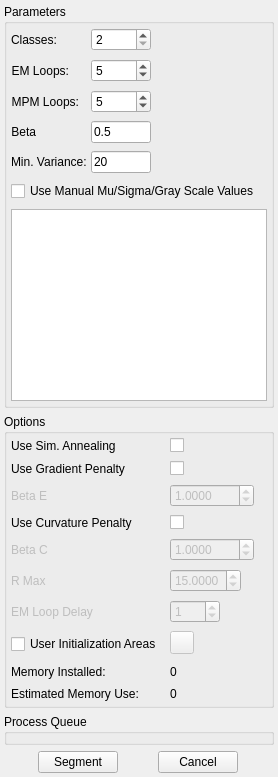
  <widget class="QDockWidget" name="ParametersDockWidget">
   <property name="floating">
    <bool>false</bool>
   </property>
   <property name="features">
    <set>QDockWidget::AllDockWidgetFeatures</set>
   </property>
   <property name="allowedAreas">
    <set>Qt::AllDockWidgetAreas</set>
   </property>
   <property name="windowTitle">
    <string>Parameters</string>
   </property>
   <attribute name="dockWidgetArea">
    <number>1</number>
   </attribute>
   <widget class="QWidget" name="dockWidgetContents">
    <layout class="QVBoxLayout" name="verticalLayout_6">
     <property name="margin">
      <number>4</number>
     </property>
     <item>
      <widget class="QGroupBox" name="groupBox">
       <property name="sizePolicy">
        <sizepolicy hsizetype="Preferred" vsizetype="Preferred">
         <horstretch>0</horstretch>
         <verstretch>0</verstretch>
        </sizepolicy>
       </property>
       <property name="minimumSize">
        <size>
         <width>225</width>
         <height>0</height>
        </size>
       </property>
       <property name="font">
        <font>
         <weight>50</weight>
         <bold>false</bold>
        </font>
       </property>
       <property name="title">
        <string>Parameters</string>
       </property>
       <layout class="QFormLayout" name="formLayout_2">
        <property name="fieldGrowthPolicy">
         <enum>QFormLayout::FieldsStayAtSizeHint</enum>
        </property>
        <property name="horizontalSpacing">
         <number>4</number>
        </property>
        <property name="verticalSpacing">
         <number>8</number>
        </property>
        <property name="margin">
         <number>4</number>
        </property>
        <item row="0" column="0">
         <widget class="QLabel" name="label_12">
          <property name="sizePolicy">
           <sizepolicy hsizetype="Preferred" vsizetype="Preferred">
            <horstretch>0</horstretch>
            <verstretch>0</verstretch>
           </sizepolicy>
          </property>
          <property name="minimumSize">
           <size>
            <width>0</width>
            <height>0</height>
           </size>
          </property>
          <property name="toolTip">
           <string>The number of EM/MPM classes to segment into</string>
          </property>
          <property name="statusTip">
           <string>The number of EM/MPM classes to segment into</string>
          </property>
          <property name="text">
           <string>Classes:</string>
          </property>
          <property name="scaledContents">
           <bool>false</bool>
          </property>
          <property name="alignment">
           <set>Qt::AlignLeading|Qt::AlignLeft|Qt::AlignVCenter</set>
          </property>
         </widget>
        </item>
        <item row="0" column="1">
         <widget class="QSpinBox" name="m_NumClasses">
          <property name="sizePolicy">
           <sizepolicy hsizetype="Fixed" vsizetype="Preferred">
            <horstretch>0</horstretch>
            <verstretch>0</verstretch>
           </sizepolicy>
          </property>
          <property name="minimumSize">
           <size>
            <width>60</width>
            <height>0</height>
           </size>
          </property>
          <property name="maximumSize">
           <size>
            <width>60</width>
            <height>16777215</height>
           </size>
          </property>
          <property name="toolTip">
           <string>The number of EM/MPM classes to segment into</string>
          </property>
          <property name="statusTip">
           <string>The number of EM/MPM classes to segment into</string>
          </property>
          <property name="minimum">
           <number>2</number>
          </property>
          <property name="maximum">
           <number>15</number>
          </property>
          <property name="value">
           <number>2</number>
          </property>
         </widget>
        </item>
        <item row="1" column="0">
         <widget class="QLabel" name="label_11">
          <property name="sizePolicy">
           <sizepolicy hsizetype="Preferred" vsizetype="Preferred">
            <horstretch>0</horstretch>
            <verstretch>0</verstretch>
           </sizepolicy>
          </property>
          <property name="minimumSize">
           <size>
            <width>0</width>
            <height>0</height>
           </size>
          </property>
          <property name="toolTip">
           <string>The number of EM Loops to use when segmenting</string>
          </property>
          <property name="statusTip">
           <string>The number of EM Loops to use when segmenting</string>
          </property>
          <property name="text">
           <string>EM Loops:</string>
          </property>
          <property name="alignment">
           <set>Qt::AlignRight|Qt::AlignTrailing|Qt::AlignVCenter</set>
          </property>
         </widget>
        </item>
        <item row="1" column="1">
         <widget class="QSpinBox" name="m_EmIterations">
          <property name="sizePolicy">
           <sizepolicy hsizetype="Fixed" vsizetype="Preferred">
            <horstretch>0</horstretch>
            <verstretch>0</verstretch>
           </sizepolicy>
          </property>
          <property name="minimumSize">
           <size>
            <width>60</width>
            <height>0</height>
           </size>
          </property>
          <property name="maximumSize">
           <size>
            <width>60</width>
            <height>16777215</height>
           </size>
          </property>
          <property name="toolTip">
           <string>The number of EM Loops to use when segmenting</string>
          </property>
          <property name="statusTip">
           <string>The number of EM Loops to use when segmenting</string>
          </property>
          <property name="minimum">
           <number>0</number>
          </property>
          <property name="maximum">
           <number>32000</number>
          </property>
          <property name="value">
           <number>5</number>
          </property>
         </widget>
        </item>
        <item row="2" column="0">
         <widget class="QLabel" name="label_10">
          <property name="sizePolicy">
           <sizepolicy hsizetype="Preferred" vsizetype="Preferred">
            <horstretch>0</horstretch>
            <verstretch>0</verstretch>
           </sizepolicy>
          </property>
          <property name="minimumSize">
           <size>
            <width>0</width>
            <height>0</height>
           </size>
          </property>
          <property name="toolTip">
           <string>The number of MPM Loops to use when Segmenting</string>
          </property>
          <property name="statusTip">
           <string>The number of MPM Loops to use when Segmenting</string>
          </property>
          <property name="text">
           <string>MPM Loops:</string>
          </property>
          <property name="alignment">
           <set>Qt::AlignRight|Qt::AlignTrailing|Qt::AlignVCenter</set>
          </property>
         </widget>
        </item>
        <item row="2" column="1">
         <widget class="QSpinBox" name="m_MpmIterations">
          <property name="sizePolicy">
           <sizepolicy hsizetype="Fixed" vsizetype="Preferred">
            <horstretch>0</horstretch>
            <verstretch>0</verstretch>
           </sizepolicy>
          </property>
          <property name="minimumSize">
           <size>
            <width>60</width>
            <height>0</height>
           </size>
          </property>
          <property name="maximumSize">
           <size>
            <width>60</width>
            <height>16777215</height>
           </size>
          </property>
          <property name="toolTip">
           <string>The number of MPM Loops to use when Segmenting</string>
          </property>
          <property name="statusTip">
           <string>The number of MPM Loops to use when Segmenting</string>
          </property>
          <property name="minimum">
           <number>1</number>
          </property>
          <property name="maximum">
           <number>32000</number>
          </property>
          <property name="value">
           <number>5</number>
          </property>
         </widget>
        </item>
        <item row="3" column="0">
         <widget class="QLabel" name="label_8">
          <property name="sizePolicy">
           <sizepolicy hsizetype="Preferred" vsizetype="Preferred">
            <horstretch>0</horstretch>
            <verstretch>0</verstretch>
           </sizepolicy>
          </property>
          <property name="minimumSize">
           <size>
            <width>0</width>
            <height>0</height>
           </size>
          </property>
          <property name="toolTip">
           <string>The value of Beta for the EM/MPM Algorithm</string>
          </property>
          <property name="statusTip">
           <string>The value of Beta for the EM/MPM Algorithm</string>
          </property>
          <property name="text">
           <string>Beta</string>
          </property>
          <property name="alignment">
           <set>Qt::AlignRight|Qt::AlignTrailing|Qt::AlignVCenter</set>
          </property>
         </widget>
        </item>
        <item row="3" column="1">
         <widget class="QLineEdit" name="m_Beta">
          <property name="sizePolicy">
           <sizepolicy hsizetype="Fixed" vsizetype="Preferred">
            <horstretch>0</horstretch>
            <verstretch>0</verstretch>
           </sizepolicy>
          </property>
          <property name="minimumSize">
           <size>
            <width>60</width>
            <height>0</height>
           </size>
          </property>
          <property name="maximumSize">
           <size>
            <width>60</width>
            <height>16777215</height>
           </size>
          </property>
          <property name="toolTip">
           <string>The value of Beta for the EM/MPM Algorithm</string>
          </property>
          <property name="statusTip">
           <string>The value of Beta for the EM/MPM Algorithm</string>
          </property>
          <property name="text">
           <string>0.5</string>
          </property>
         </widget>
        </item>
        <item row="4" column="0">
         <widget class="QLabel" name="label_9">
          <property name="toolTip">
           <string>The minimum variance that any class can use during the EM/MPM algorithm</string>
          </property>
          <property name="statusTip">
           <string>The minimum variance that any class can use during the EM/MPM algorithm</string>
          </property>
          <property name="text">
           <string>Min. Variance:</string>
          </property>
         </widget>
        </item>
        <item row="4" column="1">
         <widget class="QLineEdit" name="m_MinVariance">
          <property name="sizePolicy">
           <sizepolicy hsizetype="Fixed" vsizetype="Preferred">
            <horstretch>0</horstretch>
            <verstretch>0</verstretch>
           </sizepolicy>
          </property>
          <property name="minimumSize">
           <size>
            <width>60</width>
            <height>0</height>
           </size>
          </property>
          <property name="maximumSize">
           <size>
            <width>60</width>
            <height>16777215</height>
           </size>
          </property>
          <property name="toolTip">
           <string>The minimum variance that any class can use during the EM/MPM algorithm</string>
          </property>
          <property name="statusTip">
           <string>The minimum variance that any class can use during the EM/MPM algorithm</string>
          </property>
          <property name="text">
           <string>20</string>
          </property>
         </widget>
        </item>
        <item row="6" column="0" colspan="2">
         <widget class="QTableView" name="manualInitTableView">
          <attribute name="horizontalHeaderDefaultSectionSize">
           <number>65</number>
          </attribute>
          <attribute name="verticalHeaderVisible">
           <bool>false</bool>
          </attribute>
         </widget>
        </item>
        <item row="5" column="0" colspan="2">
         <widget class="QCheckBox" name="manualInit">
          <property name="text">
           <string>Use Manual Mu/Sigma/Gray Scale Values</string>
          </property>
         </widget>
        </item>
       </layout>
      </widget>
     </item>
     <item>
      <widget class="QGroupBox" name="groupBox_2">
       <property name="sizePolicy">
        <sizepolicy hsizetype="Preferred" vsizetype="Preferred">
         <horstretch>0</horstretch>
         <verstretch>0</verstretch>
        </sizepolicy>
       </property>
       <property name="minimumSize">
        <size>
         <width>235</width>
         <height>0</height>
        </size>
       </property>
       <property name="title">
        <string>Options</string>
       </property>
       <layout class="QFormLayout" name="formLayout_3">
        <property name="fieldGrowthPolicy">
         <enum>QFormLayout::FieldsStayAtSizeHint</enum>
        </property>
        <property name="horizontalSpacing">
         <number>8</number>
        </property>
        <property name="verticalSpacing">
         <number>8</number>
        </property>
        <property name="margin">
         <number>4</number>
        </property>
        <item row="0" column="0">
         <widget class="QLabel" name="label_18">
          <property name="toolTip">
           <string>Use the Simulated Anealing Algorithm</string>
          </property>
          <property name="statusTip">
           <string>Use the Simulated Anealing Algorithm</string>
          </property>
          <property name="text">
           <string>Use Sim. Annealing</string>
          </property>
         </widget>
        </item>
        <item row="0" column="1">
         <widget class="QCheckBox" name="useSimulatedAnnealing">
          <property name="toolTip">
           <string>Use the Simulated Anealing Algorithm</string>
          </property>
          <property name="statusTip">
           <string>Use the Simulated Anealing Algorithm</string>
          </property>
          <property name="text">
           <string/>
          </property>
         </widget>
        </item>
        <item row="1" column="0">
         <widget class="QLabel" name="gradientPenaltyLabel">
          <property name="toolTip">
           <string>Use the Gradient or Edge penalty function</string>
          </property>
          <property name="statusTip">
           <string>Use the Gradient or Edge penalty function</string>
          </property>
          <property name="text">
           <string>Use Gradient Penalty</string>
          </property>
         </widget>
        </item>
        <item row="1" column="1">
         <widget class="QCheckBox" name="useGradientPenalty">
          <property name="toolTip">
           <string>Use the Gradient or Edge penalty function</string>
          </property>
          <property name="statusTip">
           <string>Use the Gradient or Edge penalty function</string>
          </property>
          <property name="text">
           <string/>
          </property>
         </widget>
        </item>
        <item row="2" column="0">
         <widget class="QLabel" name="label_20">
          <property name="enabled">
           <bool>false</bool>
          </property>
          <property name="toolTip">
           <string>The weight of the Gradient or Edge cost</string>
          </property>
          <property name="statusTip">
           <string>The weight of the Gradient or Edge cost</string>
          </property>
          <property name="text">
           <string>Beta E</string>
          </property>
         </widget>
        </item>
        <item row="2" column="1">
         <widget class="QDoubleSpinBox" name="gradientBetaE">
          <property name="enabled">
           <bool>false</bool>
          </property>
          <property name="minimumSize">
           <size>
            <width>50</width>
            <height>0</height>
           </size>
          </property>
          <property name="toolTip">
           <string>The weight of the Gradient or Edge cost</string>
          </property>
          <property name="statusTip">
           <string>The weight of the Gradient or Edge cost</string>
          </property>
          <property name="decimals">
           <number>4</number>
          </property>
          <property name="maximum">
           <double>9999.989999999999782</double>
          </property>
          <property name="value">
           <double>1.000000000000000</double>
          </property>
         </widget>
        </item>
        <item row="3" column="0">
         <widget class="QLabel" name="label_19">
          <property name="toolTip">
           <string>Use a Curvature Penalty function</string>
          </property>
          <property name="statusTip">
           <string>Use a Curvature Penalty function</string>
          </property>
          <property name="text">
           <string>Use Curvature Penalty</string>
          </property>
         </widget>
        </item>
        <item row="3" column="1">
         <widget class="QCheckBox" name="useCurvaturePenalty">
          <property name="toolTip">
           <string>Use a Curvature Penalty function</string>
          </property>
          <property name="statusTip">
           <string>Use a Curvature Penalty function</string>
          </property>
          <property name="text">
           <string/>
          </property>
         </widget>
        </item>
        <item row="4" column="0">
         <widget class="QLabel" name="label_21">
          <property name="enabled">
           <bool>false</bool>
          </property>
          <property name="toolTip">
           <string>The weight of the curvature Penalty</string>
          </property>
          <property name="statusTip">
           <string>The weight of the curvature Penalty</string>
          </property>
          <property name="text">
           <string>Beta C</string>
          </property>
         </widget>
        </item>
        <item row="4" column="1">
         <widget class="QDoubleSpinBox" name="curvatureBetaC">
          <property name="enabled">
           <bool>false</bool>
          </property>
          <property name="minimumSize">
           <size>
            <width>50</width>
            <height>0</height>
           </size>
          </property>
          <property name="toolTip">
           <string>The weight of the curvature Penalty</string>
          </property>
          <property name="statusTip">
           <string>The weight of the curvature Penalty</string>
          </property>
          <property name="decimals">
           <number>4</number>
          </property>
          <property name="maximum">
           <double>9999.989999999999782</double>
          </property>
          <property name="value">
           <double>1.000000000000000</double>
          </property>
         </widget>
        </item>
        <item row="5" column="0">
         <widget class="QLabel" name="label_22">
          <property name="enabled">
           <bool>false</bool>
          </property>
          <property name="toolTip">
           <string>The maximum radius to use for the curvature morphological filter</string>
          </property>
          <property name="statusTip">
           <string>The maximum radius to use for the curvature morphological filter</string>
          </property>
          <property name="text">
           <string>R Max</string>
          </property>
         </widget>
        </item>
        <item row="5" column="1">
         <widget class="QDoubleSpinBox" name="curvatureRMax">
          <property name="enabled">
           <bool>false</bool>
          </property>
          <property name="minimumSize">
           <size>
            <width>50</width>
            <height>0</height>
           </size>
          </property>
          <property name="toolTip">
           <string>The maximum radius to use for the curvature morphological filter</string>
          </property>
          <property name="statusTip">
           <string>The maximum radius to use for the curvature morphological filter</string>
          </property>
          <property name="correctionMode">
           <enum>QAbstractSpinBox::CorrectToPreviousValue</enum>
          </property>
          <property name="decimals">
           <number>4</number>
          </property>
          <property name="value">
           <double>15.000000000000000</double>
          </property>
         </widget>
        </item>
        <item row="6" column="0">
         <widget class="QLabel" name="label_23">
          <property name="enabled">
           <bool>false</bool>
          </property>
          <property name="toolTip">
           <string>Number of EM loops to delay before applying the curvature penalty</string>
          </property>
          <property name="statusTip">
           <string>Number of EM loops to delay before applying the curvature penalty</string>
          </property>
          <property name="text">
           <string>EM Loop Delay</string>
          </property>
         </widget>
        </item>
        <item row="6" column="1">
         <widget class="QSpinBox" name="ccostLoopDelay">
          <property name="enabled">
           <bool>false</bool>
          </property>
          <property name="minimumSize">
           <size>
            <width>50</width>
            <height>0</height>
           </size>
          </property>
          <property name="toolTip">
           <string>Number of EM loops to delay before applying the curvature penalty</string>
          </property>
          <property name="statusTip">
           <string>Number of EM loops to delay before applying the curvature penalty</string>
          </property>
          <property name="minimum">
           <number>0</number>
          </property>
          <property name="value">
           <number>1</number>
          </property>
         </widget>
        </item>
        <item row="7" column="0">
         <widget class="QCheckBox" name="enableUserDefinedAreas">
          <property name="minimumSize">
           <size>
            <width>0</width>
            <height>26</height>
           </size>
          </property>
          <property name="toolTip">
           <string>Predefine areas of the image to determine the initial mean and variance for each class.</string>
          </property>
          <property name="statusTip">
           <string>Predefine areas of the image to determine the initial mean and variance for each class.</string>
          </property>
          <property name="text">
           <string>User Initialization Areas</string>
          </property>
         </widget>
        </item>
        <item row="7" column="1">
         <widget class="QToolButton" name="addUserInitArea">
          <property name="enabled">
           <bool>false</bool>
          </property>
          <property name="toolTip">
           <string>User Initialization Lasso button. Click to start a new predefined area.</string>
          </property>
          <property name="statusTip">
           <string>User Initialization Lasso button. Click to start a new predefined area.</string>
          </property>
          <property name="text">
           <string/>
          </property>
          <property name="icon">
           <iconset resource="../../../Resources/icons/images/Icons.qrc">
            <normaloff>:/addUserInitArea.png</normaloff>:/addUserInitArea.png</iconset>
          </property>
          <property name="checkable">
           <bool>true</bool>
          </property>
         </widget>
        </item>
        <item row="9" column="0">
         <widget class="QLabel" name="label">
          <property name="text">
           <string>Estimated Memory Use:</string>
          </property>
         </widget>
        </item>
        <item row="9" column="1">
         <widget class="QLabel" name="estimatedMemory">
          <property name="text">
           <string>0</string>
          </property>
         </widget>
        </item>
        <item row="8" column="0">
         <widget class="QLabel" name="label_24">
          <property name="text">
           <string>Memory Installed:</string>
          </property>
         </widget>
        </item>
        <item row="8" column="1">
         <widget class="QLabel" name="memoryInstalled">
          <property name="text">
           <string>0</string>
          </property>
         </widget>
        </item>
       </layout>
      </widget>
     </item>
     <item>
      <widget class="QGroupBox" name="groupBox_3">
       <property name="sizePolicy">
        <sizepolicy hsizetype="Preferred" vsizetype="Preferred">
         <horstretch>0</horstretch>
         <verstretch>0</verstretch>
        </sizepolicy>
       </property>
       <property name="minimumSize">
        <size>
         <width>225</width>
         <height>0</height>
        </size>
       </property>
       <property name="maximumSize">
        <size>
         <width>16777215</width>
         <height>80</height>
        </size>
       </property>
       <property name="title">
        <string>Process Queue</string>
       </property>
       <layout class="QVBoxLayout" name="verticalLayout_2">
        <property name="spacing">
         <number>0</number>
        </property>
        <property name="margin">
         <number>0</number>
        </property>
        <item>
         <widget class="ProcessQueueDialog" name="m_QueueDialog" native="true">
          <property name="sizePolicy">
           <sizepolicy hsizetype="Expanding" vsizetype="Expanding">
            <horstretch>0</horstretch>
            <verstretch>0</verstretch>
           </sizepolicy>
          </property>
          <property name="minimumSize">
           <size>
            <width>215</width>
            <height>0</height>
           </size>
          </property>
         </widget>
        </item>
       </layout>
      </widget>
     </item>
     <item>
      <layout class="QHBoxLayout" name="horizontalLayout_7">
       <property name="sizeConstraint">
        <enum>QLayout::SetMaximumSize</enum>
       </property>
       <item>
        <widget class="QPushButton" name="processBtn">
         <property name="sizePolicy">
          <sizepolicy hsizetype="Maximum" vsizetype="Fixed">
           <horstretch>0</horstretch>
           <verstretch>0</verstretch>
          </sizepolicy>
         </property>
         <property name="minimumSize">
          <size>
           <width>50</width>
           <height>0</height>
          </size>
         </property>
         <property name="maximumSize">
          <size>
           <width>16777215</width>
           <height>16777215</height>
          </size>
         </property>
         <property name="statusTip">
          <string>Click this to start the segmentation</string>
         </property>
         <property name="text">
          <string>Segment</string>
         </property>
        </widget>
       </item>
       <item>
        <widget class="QPushButton" name="cancelBtn">
         <property name="sizePolicy">
          <sizepolicy hsizetype="Maximum" vsizetype="Fixed">
           <horstretch>0</horstretch>
           <verstretch>0</verstretch>
          </sizepolicy>
         </property>
         <property name="minimumSize">
          <size>
           <width>50</width>
           <height>0</height>
          </size>
         </property>
         <property name="text">
          <string>Cancel</string>
         </property>
        </widget>
       </item>
      </layout>
     </item>
    </layout>
   </widget>
  </widget>
